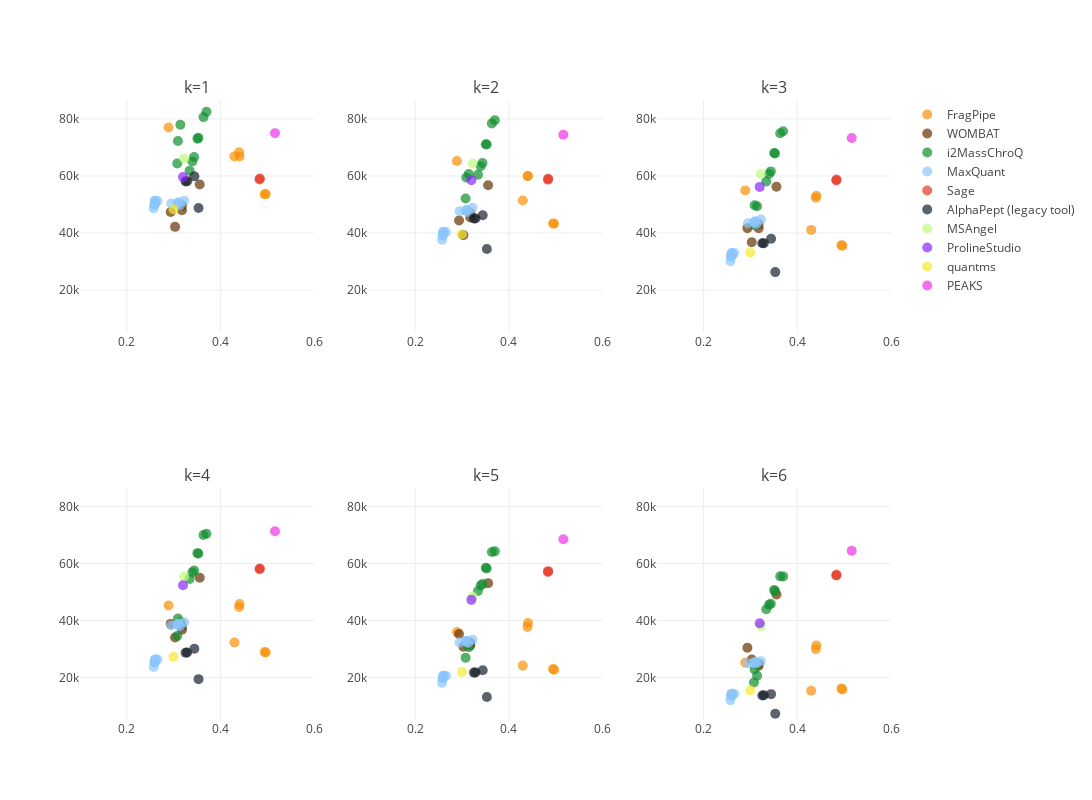

The cell this chart's notebook holds for it:
### Code cell
plot = plot_performance_metrics_all_filters(
    all_datapoints, metric="Mean"
)
plot.write_image("figures_manuscript/mean_abs_kseries_qexactive.svg")

plot
